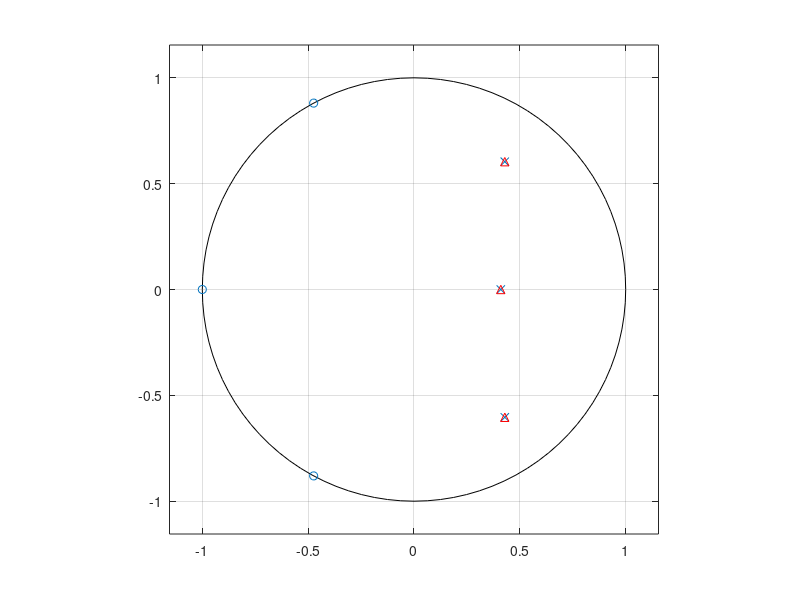

MATLAB code for this plot:
clear
close all
clc

pkg load signal;

b = [0.0691,0.1346,0.1346,0.0691];
a = [1,-1.2676,0.9,-0.2248];

[r,p,k] = residuez(b,a);

figure(1);
% plot based on matlab doku https://de.mathworks.com/help/signal/ref/residuez.html
zplane(b,a);
hold on;
plot(p,'^r');
hold off;
